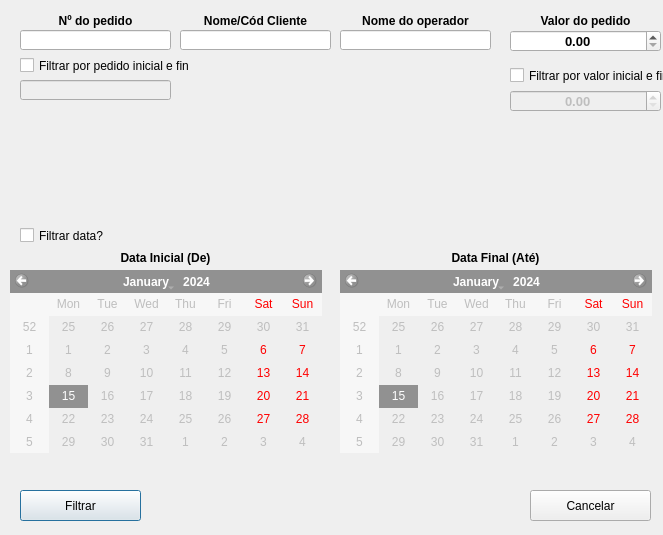
<?xml version="1.0" encoding="UTF-8"?>
<ui version="4.0">
 <class>Dialog</class>
 <widget class="QDialog" name="Dialog">
  <property name="geometry">
   <rect>
    <x>0</x>
    <y>0</y>
    <width>663</width>
    <height>535</height>
   </rect>
  </property>
  <property name="windowTitle">
   <string>Dialog</string>
  </property>
  <widget class="QPushButton" name="filtro_pedidos_filtrar">
   <property name="geometry">
    <rect>
     <x>20</x>
     <y>490</y>
     <width>121</width>
     <height>31</height>
    </rect>
   </property>
   <property name="text">
    <string>Filtrar</string>
   </property>
  </widget>
  <widget class="QPushButton" name="filtro_pedidos_cancelar">
   <property name="geometry">
    <rect>
     <x>530</x>
     <y>490</y>
     <width>121</width>
     <height>31</height>
    </rect>
   </property>
   <property name="text">
    <string>Cancelar</string>
   </property>
  </widget>
  <widget class="QCalendarWidget" name="filtro_pedidos_dataini">
   <property name="enabled">
    <bool>false</bool>
   </property>
   <property name="geometry">
    <rect>
     <x>10</x>
     <y>270</y>
     <width>312</width>
     <height>183</height>
    </rect>
   </property>
  </widget>
  <widget class="QCalendarWidget" name="filtro_pedidos_datafin">
   <property name="enabled">
    <bool>false</bool>
   </property>
   <property name="geometry">
    <rect>
     <x>340</x>
     <y>270</y>
     <width>312</width>
     <height>183</height>
    </rect>
   </property>
  </widget>
  <widget class="QLabel" name="filtro_pedidos_label_datainicial">
   <property name="geometry">
    <rect>
     <x>10</x>
     <y>250</y>
     <width>311</width>
     <height>16</height>
    </rect>
   </property>
   <property name="font">
    <font>
     <weight>75</weight>
     <bold>true</bold>
    </font>
   </property>
   <property name="text">
    <string>Data Inicial (De)</string>
   </property>
   <property name="alignment">
    <set>Qt::AlignCenter</set>
   </property>
  </widget>
  <widget class="QLabel" name="filtro_pedidos_label_datafinal">
   <property name="geometry">
    <rect>
     <x>340</x>
     <y>250</y>
     <width>311</width>
     <height>16</height>
    </rect>
   </property>
   <property name="font">
    <font>
     <weight>75</weight>
     <bold>true</bold>
    </font>
   </property>
   <property name="text">
    <string>Data Final (Até)</string>
   </property>
   <property name="alignment">
    <set>Qt::AlignCenter</set>
   </property>
  </widget>
  <widget class="QCheckBox" name="filtro_pedidos_chk_data">
   <property name="geometry">
    <rect>
     <x>20</x>
     <y>220</y>
     <width>151</width>
     <height>31</height>
    </rect>
   </property>
   <property name="text">
    <string>Filtrar data?</string>
   </property>
  </widget>
  <widget class="QLineEdit" name="filtro_pedidos_pedido_inicial">
   <property name="geometry">
    <rect>
     <x>20</x>
     <y>30</y>
     <width>151</width>
     <height>20</height>
    </rect>
   </property>
  </widget>
  <widget class="QLabel" name="filtro_pedidos_label_numped">
   <property name="geometry">
    <rect>
     <x>20</x>
     <y>10</y>
     <width>151</width>
     <height>21</height>
    </rect>
   </property>
   <property name="font">
    <font>
     <weight>75</weight>
     <bold>true</bold>
    </font>
   </property>
   <property name="text">
    <string>Nº do pedido</string>
   </property>
   <property name="alignment">
    <set>Qt::AlignCenter</set>
   </property>
  </widget>
  <widget class="QLineEdit" name="filtro_pedidos_operador">
   <property name="geometry">
    <rect>
     <x>340</x>
     <y>30</y>
     <width>151</width>
     <height>20</height>
    </rect>
   </property>
  </widget>
  <widget class="QLabel" name="filtro_pedidos_label_ope">
   <property name="geometry">
    <rect>
     <x>340</x>
     <y>10</y>
     <width>151</width>
     <height>21</height>
    </rect>
   </property>
   <property name="font">
    <font>
     <weight>75</weight>
     <bold>true</bold>
    </font>
   </property>
   <property name="text">
    <string>Nome do operador</string>
   </property>
   <property name="alignment">
    <set>Qt::AlignCenter</set>
   </property>
  </widget>
  <widget class="QLabel" name="filtro_pedidos_label_nomcodcli">
   <property name="geometry">
    <rect>
     <x>180</x>
     <y>10</y>
     <width>151</width>
     <height>21</height>
    </rect>
   </property>
   <property name="font">
    <font>
     <weight>75</weight>
     <bold>true</bold>
    </font>
   </property>
   <property name="text">
    <string>Nome/Cód Cliente</string>
   </property>
   <property name="alignment">
    <set>Qt::AlignCenter</set>
   </property>
  </widget>
  <widget class="QLineEdit" name="filtro_pedidos_cliente">
   <property name="geometry">
    <rect>
     <x>180</x>
     <y>30</y>
     <width>151</width>
     <height>20</height>
    </rect>
   </property>
  </widget>
  <widget class="QDoubleSpinBox" name="filtro_pedido_vlr_ini">
   <property name="geometry">
    <rect>
     <x>510</x>
     <y>30</y>
     <width>151</width>
     <height>22</height>
    </rect>
   </property>
   <property name="font">
    <font>
     <pointsize>10</pointsize>
     <weight>75</weight>
     <bold>true</bold>
    </font>
   </property>
   <property name="alignment">
    <set>Qt::AlignCenter</set>
   </property>
   <property name="maximum">
    <double>9999999.990000000223517</double>
   </property>
  </widget>
  <widget class="QLabel" name="filtro_pedidos_label_vlrped">
   <property name="geometry">
    <rect>
     <x>510</x>
     <y>10</y>
     <width>151</width>
     <height>21</height>
    </rect>
   </property>
   <property name="font">
    <font>
     <weight>75</weight>
     <bold>true</bold>
    </font>
   </property>
   <property name="text">
    <string>Valor do pedido</string>
   </property>
   <property name="alignment">
    <set>Qt::AlignCenter</set>
   </property>
  </widget>
  <widget class="QCheckBox" name="filtro_pedidos_chk_valor">
   <property name="geometry">
    <rect>
     <x>510</x>
     <y>60</y>
     <width>161</width>
     <height>31</height>
    </rect>
   </property>
   <property name="text">
    <string>Filtrar por valor inicial e final</string>
   </property>
  </widget>
  <widget class="QDoubleSpinBox" name="filtro_pedido_vlr_fin">
   <property name="enabled">
    <bool>false</bool>
   </property>
   <property name="geometry">
    <rect>
     <x>510</x>
     <y>90</y>
     <width>151</width>
     <height>22</height>
    </rect>
   </property>
   <property name="font">
    <font>
     <pointsize>10</pointsize>
     <weight>75</weight>
     <bold>true</bold>
    </font>
   </property>
   <property name="alignment">
    <set>Qt::AlignCenter</set>
   </property>
   <property name="maximum">
    <double>9999999.990000000223517</double>
   </property>
  </widget>
  <widget class="QCheckBox" name="filtro_pedidos_chk_nro_pedido">
   <property name="geometry">
    <rect>
     <x>20</x>
     <y>50</y>
     <width>170</width>
     <height>31</height>
    </rect>
   </property>
   <property name="text">
    <string>Filtrar por pedido inicial e final</string>
   </property>
  </widget>
  <widget class="QLineEdit" name="filtro_pedidos_pedido_final">
   <property name="enabled">
    <bool>false</bool>
   </property>
   <property name="geometry">
    <rect>
     <x>20</x>
     <y>80</y>
     <width>151</width>
     <height>20</height>
    </rect>
   </property>
  </widget>
 </widget>
 <resources/>
 <connections>
  <connection>
   <sender>filtro_pedidos_chk_nro_pedido</sender>
   <signal>toggled(bool)</signal>
   <receiver>filtro_pedidos_pedido_final</receiver>
   <slot>setEnabled(bool)</slot>
   <hints>
    <hint type="sourcelabel">
     <x>177</x>
     <y>71</y>
    </hint>
    <hint type="destinationlabel">
     <x>157</x>
     <y>89</y>
    </hint>
   </hints>
  </connection>
  <connection>
   <sender>filtro_pedidos_chk_valor</sender>
   <signal>toggled(bool)</signal>
   <receiver>filtro_pedido_vlr_fin</receiver>
   <slot>setEnabled(bool)</slot>
   <hints>
    <hint type="sourcelabel">
     <x>521</x>
     <y>76</y>
    </hint>
    <hint type="destinationlabel">
     <x>550</x>
     <y>106</y>
    </hint>
   </hints>
  </connection>
  <connection>
   <sender>filtro_pedidos_chk_data</sender>
   <signal>toggled(bool)</signal>
   <receiver>filtro_pedidos_dataini</receiver>
   <slot>setEnabled(bool)</slot>
   <hints>
    <hint type="sourcelabel">
     <x>101</x>
     <y>236</y>
    </hint>
    <hint type="destinationlabel">
     <x>261</x>
     <y>298</y>
    </hint>
   </hints>
  </connection>
  <connection>
   <sender>filtro_pedidos_chk_data</sender>
   <signal>toggled(bool)</signal>
   <receiver>filtro_pedidos_datafin</receiver>
   <slot>setEnabled(bool)</slot>
   <hints>
    <hint type="sourcelabel">
     <x>145</x>
     <y>230</y>
    </hint>
    <hint type="destinationlabel">
     <x>477</x>
     <y>298</y>
    </hint>
   </hints>
  </connection>
 </connections>
</ui>
